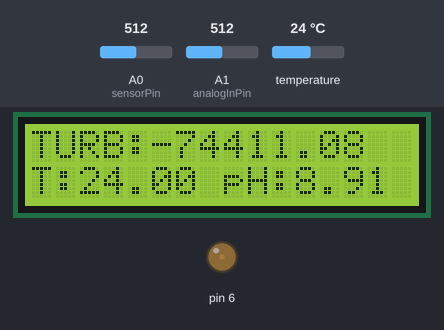
Bench run of a sketch on a simulated Arduino Uno, built with avr-gcc and run on an emulated ATmega328P. Parts: 16×2 character LCD, output pins drawn as LEDs (lit = HIGH). The test bench sets the inputs (shaded band); at power-on: temperature 24 °C, A0 (sensorPin) = 512, A1 (analogInPin) = 512. What the sketch prints to the serial monitor is not drawn.

Above: at 4.5 s.
4.6 s: temperature set to 12 °C
At 6.5 s:
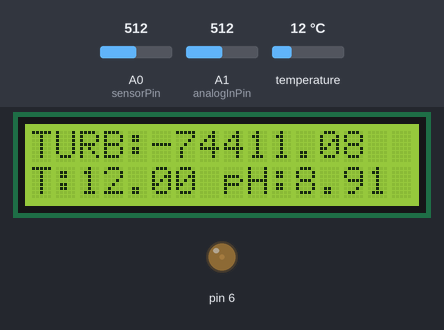
7.3 s: A0 (sensorPin) set to 716
At 10.8 s:
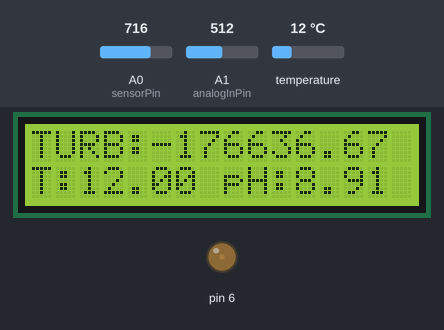
11.1 s: A1 (analogInPin) set to 716
At 14.3 s:
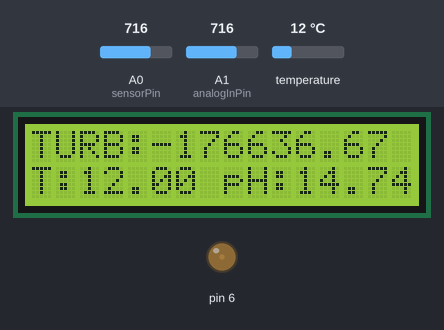
15.0 s: temperature set to 19 °C
At 18.5 s:
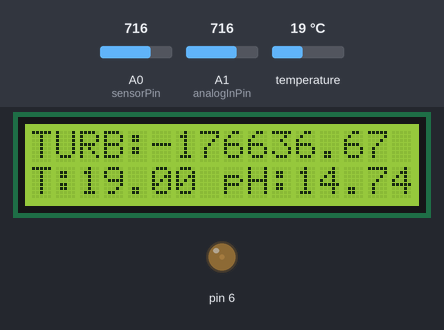
18.8 s: A0 (sensorPin) set to 810
At 22.0 s:
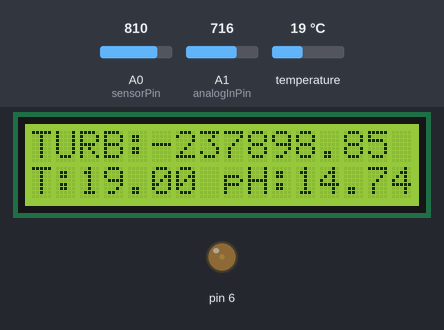
22.6 s: A1 (analogInPin) set to 810
At 25.2 s:
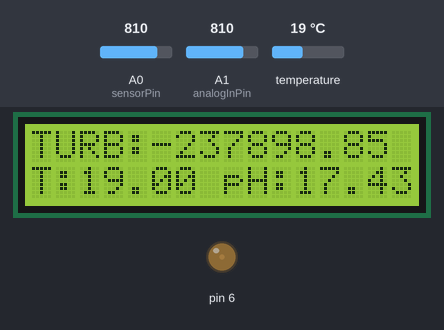
Timing chart, 0 to 26.7 s (numbered marks = the images above; inputs shaded):
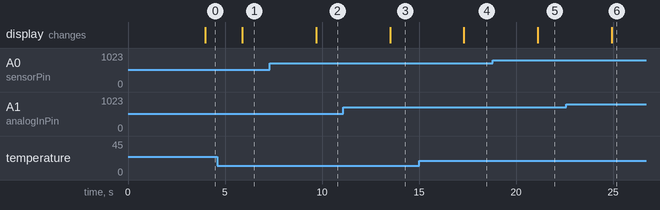

The sketch:

arduino.ino
```cpp
#include <SoftwareSerial.h>
#include <OneWire.h>
#include <DallasTemperature.h>
#define ONE_WIRE_BUS 9
float Celcius=0;
OneWire oneWire(ONE_WIRE_BUS);

float sensorPin = A0;
float volt;
float ntu;
float accuvolt;
DallasTemperature sensors(&oneWire);
int sensorValue = 0;

const int analogInPin = A1;
float ph_value,sensor_value = 0;

#include <LiquidCrystal.h>
const int rs = 8, en = 7, d4 = 5, d5 = 4, d6 = 3, d7 = 2;
LiquidCrystal lcd(rs, en, d4, d5, d6, d7);

String str;
SoftwareSerial espSerial(10,11);

 void setup(void)
{
  Serial.begin(9600);
  espSerial.begin(115200);
  sensors.begin();
  analogWrite(6,20);
  lcd.begin(16, 2);

  delay(2000);
}

void loop(void)
{
  volt = 0;
    for(int i=0; i<800; i++)
    {
        volt += ((float)analogRead(sensorPin)/1023)*5;
    }
    volt = volt/800;
    volt = round_to_dp(volt,2);
    accuvolt=volt*4.35;
    if( accuvolt< 2.5)
    {
      ntu = 3000;
    }
    else{
      ntu = -1120.4*square( accuvolt)+5742.3* accuvolt-4353.8;
    }
    Serial.print(volt);
  Serial.println(ntu);


  sensors.requestTemperatures();
  Celcius=sensors.getTempCByIndex(0);
  Serial.print(" C  ");
  Serial.println(Celcius, 2);
  Serial.println("C");

  ph_value=analogRead(analogInPin);
  sensor_value=(ph_value-200)/35;
  Serial.print("ph_value =");
  Serial.println(sensor_value);


  delay(1000);
  lcd.setCursor(0,0);
  lcd.print("TURB: ");
  lcd.setCursor(5,0);
  lcd.print(ntu);
  lcd.setCursor(0,1);
  lcd.print("T: ");
  lcd.setCursor(2,1);
  lcd.print(Celcius);
  lcd.setCursor(8,1);
  lcd.print("pH: ");
  lcd.setCursor(11,1);
  lcd.print(sensor_value);

  str =String(sensor_value)+" "+String(ntu)+" "+String(Celcius, 2);
  espSerial.println(str);


}

float round_to_dp( float in_value, int decimal_place )
{
  float multiplier = powf( 10.0f, decimal_place );
  in_value = roundf( in_value * multiplier ) / multiplier;
  return in_value;
}
```

Measured:
- after the input at 4.6 s, the display: changes after 1.3 s (image 1)
- after the input at 7.3 s, the display: changes after 2.4 s (image 2)
- after the input at 11.1 s, the display: changes after 2.4 s (image 3)
- after the input at 15.0 s, the display: changes after 2.3 s (image 4)
- after the input at 18.8 s, the display: changes after 2.3 s (image 5)
- after the input at 22.6 s, the display: changes after 2.3 s (image 6)
